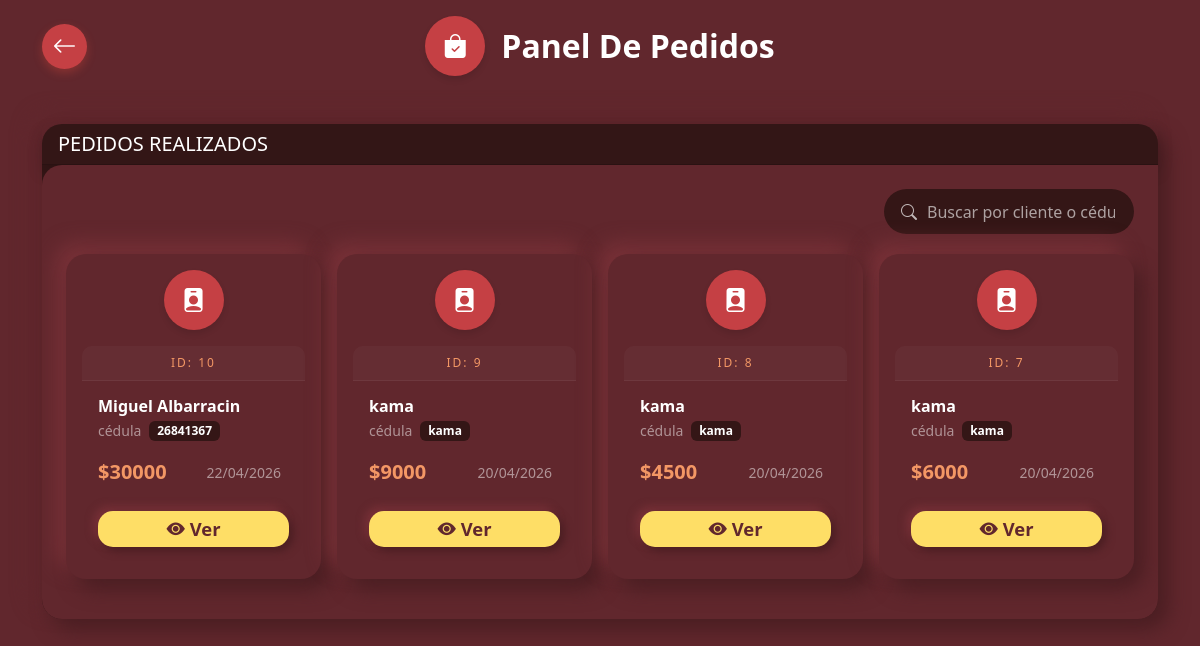
Page /panel-ventas/ (signed in) on the committed database.
### APP/models.py (models this page shows, shortened)
class Clientes (models.Model):
    CI = models.CharField(max_length=20,primary_key=True ,verbose_name= "Cedula")
    NAME = models.CharField(max_length=20,verbose_name="Nombre")
    SURNAME = models.CharField(max_length=20,verbose_name="Apellido")
    DIRECTION = models.CharField(max_length=20,verbose_name="Direccion")
    BIRTHDATE = models.DateField(verbose_name="Fecha_nacimiento")
    USERNAME = models.CharField(max_length=20,verbose_name="Usuario")
    PASSWORD = models.CharField(max_length=20,verbose_name="Clave")
    class Meta:
        db_table="Cliente"
        verbose_name ="Cliente"

class Pedidos (models.Model):
    ID_REQUEST = models.AutoField(primary_key=True, verbose_name="ID_Pedido")
    CLIENT = models.ForeignKey(Clientes,on_delete=models.CASCADE,verbose_name="Cliente")
    DATE= models.DateField(max_length=20,verbose_name="Fecha_pedido")
    TIME = models.TimeField(max_length=20,verbose_name="Etiqueta")
    class Meta:
        db_table="Pedido"
        verbose_name ="Pedido"

### APP/views.py (the view)
# urls.py: path('panel-ventas/', views.panel_ventas, name='panel_ventas'),
@login_required
def panel_ventas(request):
    if not request.user.is_staff:
        raise Http404
    pedidos = Pedidos.objects.select_related('CLIENT').prefetch_related('detalles_set__PRODUCT').order_by('-DATE', '-TIME')
    datos_pedidos = []
    for pedido in pedidos:
        total = sum(detalle.TOTAL for detalle in pedido.detalles_set.all())
        datos_pedidos.append({
            'id': pedido.ID_REQUEST,
            'cliente_nombre': f"{pedido.CLIENT.NAME} {pedido.CLIENT.SURNAME}",
            'cliente_ci': pedido.CLIENT.CI,
            'fecha': pedido.DATE.strftime('%d/%m/%Y'),
            'hora': pedido.TIME.strftime('%H:%M'),
            'total': total,
        })
    context = {
        'pedidos': datos_pedidos,
    }
    return render(request, 'panelp.html', context)

### APP/templates/panelp.html (shortened to what this page needs)
{% load static %}
<!DOCTYPE html>
<html lang="es">
<head>
    <link href="https://cdn.jsdelivr.net/npm/bootstrap@5.3.0/dist/css/bootstrap.min.css" rel="stylesheet">
    <link rel="stylesheet" href="{% static 'css/estilo.css' %}">
    <link rel="stylesheet" href="https://cdn.jsdelivr.net/npm/bootstrap-icons@1.11.3/font/bootstrap-icons.min.css">
</head>
<body>
    <div class="container my-3">
        <div class="row align-items-center">
            <div class="col-12 col-md-2">
                <a href="{% url 'admin_catalogo' %}" class="btn btn-glow-red rounded-circle p-2 d-flex align-items-center justify-content-center"
                   style="width: 45px; height: 45px;">
                    <i class="bi bi-arrow-left fs-4"></i>
                </a>
            </div>
            <div class="col-12 col-md-8 d-flex justify-content-center align-items-center">
                <div class="circle-cart me-3">
                    <i class="bi bi-bag-check-fill"></i>
                </div>
                <h2 class="mb-0 fw-bold text-white">Panel De Pedidos</h2>
            </div>
        </div>
    </div>
    <div class="container my-5">
        <div class="row g-4">
            <div class="col-12">
                <div class="card custom-container barra neumorphic">
                    <div class="card-header text-white shadow">
                        <h5 class="mb-0">PEDIDOS REALIZADOS</h5>
                    </div>
                    <div class="card-body scroll-box">
                        <div class="row mb-3">
                            <div class="col-12 d-flex justify-content-end mb-1">
                                <div class="search-pill">
                                    <i class="bi bi-search"></i>
                                    <input type="text" id="buscadorPedidos" placeholder="Buscar por cliente o cédula...">
                                </div>
                            </div>
                        </div>
                        <div class="row g-3" id="contenedorPedidos">
                            {% for pedido in pedidos %}
                            <div class="col-12 col-sm-6 col-lg-3 mb-3 item-pedido"
                                 data-cliente="{{ pedido.cliente_nombre|lower }}"
                                 data-ci="{{ pedido.cliente_ci }}">
                                <div class="neumo-card h-100 p-3">
                                    <div class="col-12 d-flex justify-content-center align-items-center">
                                        <div class="circle-cart mb-3">
                                            <i class="bi bi-person-badge-fill"></i>
                                        </div>
                                    </div>
                                    <div class="product-id-banner" style="color: var(--color-naranja);">
                                        ID: {{ pedido.id }}
                                    </div>
                                    <div class="card-body pt-0">
                                        <h6 class="fw-bold mb-1 text-white">{{ pedido.cliente_nombre }}</h6>
                                        <div class="d-flex align-items-center mb-3">
                                            <span class="text-white-50 small me-2">cédula</span>
                                            <span class="badge border-0" style="background-color: var(--color-rojoinactivo);">{{ pedido.cliente_ci }}</span>
                                        </div>
                                        <div class="d-flex justify-content-between align-items-center mb-3">
                                            <div class="fw-semibold fs-5" style="color: var(--color-naranja);">${{ pedido.total }}</div>
                                            <span class="text-white-50 small me-2">{{ pedido.fecha }}</span>
                                        </div>
                                        <div class="mt-4">
                                            <a href="{% url 'detalle_pedido' pedido.id %}" class="btn btn-neumo-full3">
                                                <i class="bi bi-eye-fill"></i> Ver
                                            </a>
                                        </div>
                                    </div>
                                </div>
                            </div>
                            {% empty %}
                            <p class="text-white">No hay pedidos registrados.</p>
                            {% endfor %}
                        </div>
                    </div>
                </div>
            </div>
        </div>
    </div>
</body>
</html>

### APP/static/css/estilo.css (style rules this page uses)
:root { --color-fondo: #61272d; --color-rojoactivo: #c54044; --color-rojoinactivo:#341616; --color-naranja:#f39765; --color-amarillo:#fede66; --color-blanco:#fff; --shadow-light: #7a3239; --shadow-dark: #4a1e22; }
body { background-color: var(--color-fondo); }
.btn-glow-red { background-color: var(--color-rojoactivo); color: white; border: none; transition: all 0.4s cubic-bezier(0.25, 0.8, 0.25, 1); box-shadow: 0 4px 10px rgba(231, 76, 60, 0.3); }
.btn-glow-red i { color: white; }
.search-pill { background-color: var(--color-rojoinactivo); border-radius: 50px; display: flex; align-items: center; padding: 0 15px; height: 45px; transition: all 0.3s cubic-bezier(0.25, 0.8, 0.25, 1); border: 2px solid transparent; }
.search-pill input { background: transparent !important; border: none !important; color: white !important; padding-left: 10px; width: 200px; }
.search-pill input::placeholder { color: rgba(255, 255, 255, 0.6); }
.search-pill i { color: rgba(255, 255, 255, 0.7); transition: color 0.3s ease; }
.custom-container { border-radius: 20px; border: none; height: 100%; min-height: 400px; background-color: var(--color-fondo); }
.neumorphic { background-color: var(--color-fondo); border-radius: 20px; box-shadow: 10px 10px 20px var(--shadow-dark), -10px -10px 20px var(--color-fondo); }
.barra { background-color: var(--color-rojoinactivo); }
.scroll-box { max-height: 600px; overflow-y: auto; padding: 1.5rem; background-color: var(--color-fondo); border: none; border-radius: 20px; border-top-right-radius: 0px; }
.circle-cart { width: 60px; height: 60px; background-color: var(--color-rojoactivo); color: white; border-radius: 50%; display: flex; align-items: center; justify-content: center; font-size: 1.5rem; box-shadow: 0 4px 6px rgba(0,0,0,0.1); }
.neumo-card { background-color: var(--color-fondo); border-radius: 20px; box-shadow: 10px 10px 20px var(--shadow-dark), -10px -10px 20px var(--shadow-light); color: var(--color-blanco); border: none; }
.btn-neumo-full3 { width: 100%; padding: 4px 5px; font-size: 1.15rem; font-weight: 700; border-radius: 15px; border: none; transition: all 0.4s cubic-bezier(0.34, 1.56, 0.64, 1); cursor: pointer; background-color: var(--color-amarillo); color: var(--color-fondo); box-shadow: 4px 4px 8px var(--shadow-dark), -4px -4px 8px var(--shadow-light); }
.product-id-banner { background: rgba(255, 255, 255, 0.03); border-bottom: 1px solid rgba(255, 255, 255, 0.05); border-radius: 10px 10px 0 0; padding: 8px; margin-bottom: 1rem; text-align: center; font-size: 0.75rem; letter-spacing: 2px; text-transform: uppercase; color: rgba(255, 255, 255, 0.4); }

### rows in the picture
Clientes: cliente_ci "26841367"
Pedidos: id "9", cliente_nombre "kama", cliente_ci "kama", total "9000", fecha "20/04/2026"
Pedidos: id "8", cliente_nombre "kama", cliente_ci "kama", total "4500", fecha "20/04/2026"
Pedidos: id "7", cliente_nombre "kama", cliente_ci "kama", total "6000", fecha "20/04/2026"

### other values in the picture
{{ pedido.id }} "10"
{{ pedido.cliente_nombre }} "Miguel Albarracin"
{{ pedido.total }} "30000"
{{ pedido.fecha }} "22/04/2026"
